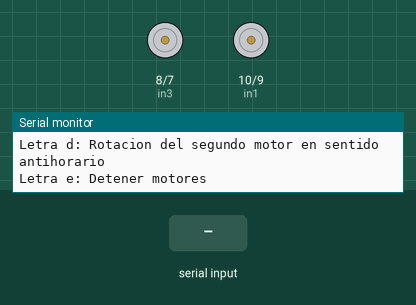
Recording of a sketch running on a simulated Arduino Uno, built with avr-gcc and run on an emulated ATmega328P. On the bench: motor-driver pin pairs drawn as motors (green arrow = first pin HIGH = forward, orange = second pin HIGH = backward, longer = more drive), the last lines printed to the serial monitor. The test bench sets the inputs (shaded band).

Above: at 1.4 s.
1.5 s: "a" received over Serial
At 2.2 s:
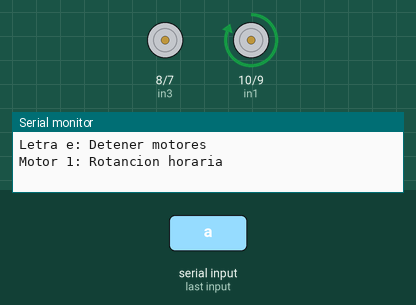
3.0 s: "b" received over Serial
At 3.3 s:
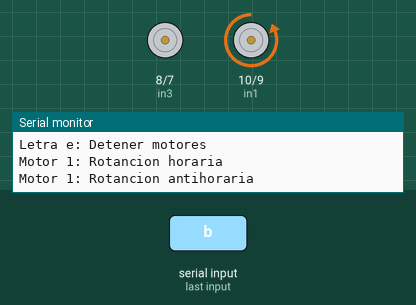
4.5 s: "c" received over Serial
At 5.7 s:
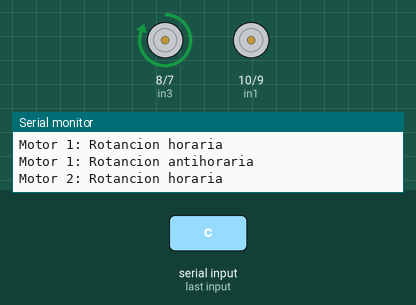
6.0 s: "d" received over Serial
At 6.8 s:
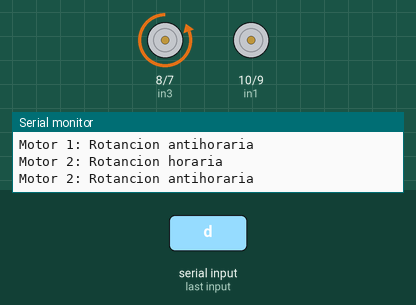
Timing chart, 0 to 8.5 s (numbered marks = the images above; inputs shaded):
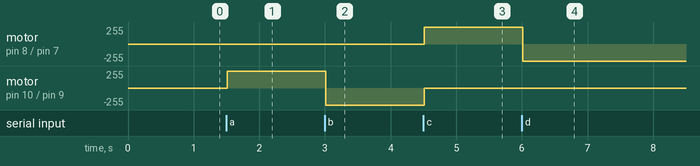

Measured:
- after the input at 1.5 s, motor on pin 10 (in1) / pin 9 (in2): stopped → forward 255/255 at once
- after the input at 3.0 s, motor on pin 10 (in1) / pin 9 (in2): forward 255/255 → backward 255/255 at once
- after the input at 4.5 s, motor on pin 8 (in3) / pin 7 (in4): stopped → forward 255/255 at once; motor on pin 10 (in1) / pin 9 (in2): backward 255/255 → stopped at once
- after the input at 6.0 s, motor on pin 8 (in3) / pin 7 (in4): forward 255/255 → backward 255/255 at once

The sketch:

solo_motores.ino
```cpp
const int in1 = 10, in2 = 9; // Pines asignados al primer motor
const int in3 = 8, in4 = 7;  // Pines asignados al segundo motor

void setup() {
  Serial.begin(9600); // Configuracion del puerto serial de comunicacion
  pinMode(in1, OUTPUT); pinMode(in2, OUTPUT); // Configuracion de salida de los pines del primer motor
  pinMode(in3, OUTPUT); pinMode(in4, OUTPUT); // Configuracion de salida de los pines del segundo motor

  Serial.println("Tenemos los siguientes comandos:"); // Mensaje inicial
  Serial.println("Letra a: Rotacion del primer motor en sentido horario");
  Serial.println("Letra b: Rotacion del primer motor en sentido antihorario");
  Serial.println("Letra c: Rotacion del segundo motor en sentido horario");
  Serial.println("Letra d: Rotacion del segundo motor en sentido antihorario");
  Serial.println("Letra e: Detener motores");
}

void loop() {
  if (Serial.available()) { // Verificaion que el puerto serial recibe datos
   delay(10);
   rotacion_motor(); // Rutina rotacion de motor
    while (Serial.available() > 0){Serial.read();} // Rutina de limpieza del buffer del puerto serial
  }
}

void rotacion_motor(){          // RUTINA DE PRUEBA DE MOTORES DC

                                // RUTINA DE ROTACION 1
  if (Serial.peek() == 'a'){ // Discriminacion de la letra correspondiente a la primera rutina
    Serial.println("Motor 1: Rotancion horaria"); // Indicacion por pantalla de la rotacion
    digitalWrite(in1, HIGH); digitalWrite(in2, LOW); // Activacion del motor 1 en sentido horario
    digitalWrite(in3, LOW); digitalWrite(in4, LOW);  // Desactivacion del motor 2
  }

                                // RUTINA DE ROTACION 2
  if (Serial.peek() == 'b'){ // Discriminacion de la letra correspondiente a la segunda rutina
    Serial.println("Motor 1: Rotancion antihoraria"); // Indicacion por pantalla de la rotacion
    digitalWrite(in1, LOW); digitalWrite(in2, HIGH); // Activacion del motor 1 en sentido horario
    digitalWrite(in3, LOW); digitalWrite(in4, LOW);  // Desactivacion del motor 2
  }

                                // RUTINA DE ROTACION 3
  if (Serial.peek() == 'c'){ // Discriminacion de la letra correspondiente a la tercera rutina
    Serial.println("Motor 2: Rotancion horaria"); // Indicacion por pantalla de la rotacion
    digitalWrite(in3, HIGH); digitalWrite(in4, LOW); // Activacion del motor 1 en sentido horario
    digitalWrite(in1, LOW); digitalWrite(in2, LOW);  // Desactivacion del motor 2
  }

                                // RUTINA DE ROTACION 4
  if (Serial.peek() == 'd'){ // Discriminacion de la letra correspondiente a la cuarta rutina
    Serial.println("Motor 2: Rotancion antihoraria"); // Indicacion por pantalla de la rotacion
    digitalWrite(in3, LOW); digitalWrite(in4, HIGH); // Activacion del motor 1 en sentido horario
    digitalWrite(in1, LOW); digitalWrite(in2, LOW);  // Desactivacion del motor 2
  }
                                // RUTINA DE ROTACION 5
  if (Serial.peek() == 'e'){ // Discriminacion de la letra correspondiente a la quinta rutina
    Serial.println("Detener motores"); // Indicacion por pantalla de la rotacion
    digitalWrite(in1, LOW); digitalWrite(in2, LOW); // Activacion del motor 1 en sentido horario
    digitalWrite(in3, LOW); digitalWrite(in4, LOW);  // Desactivacion del motor 2
  }
}
```
